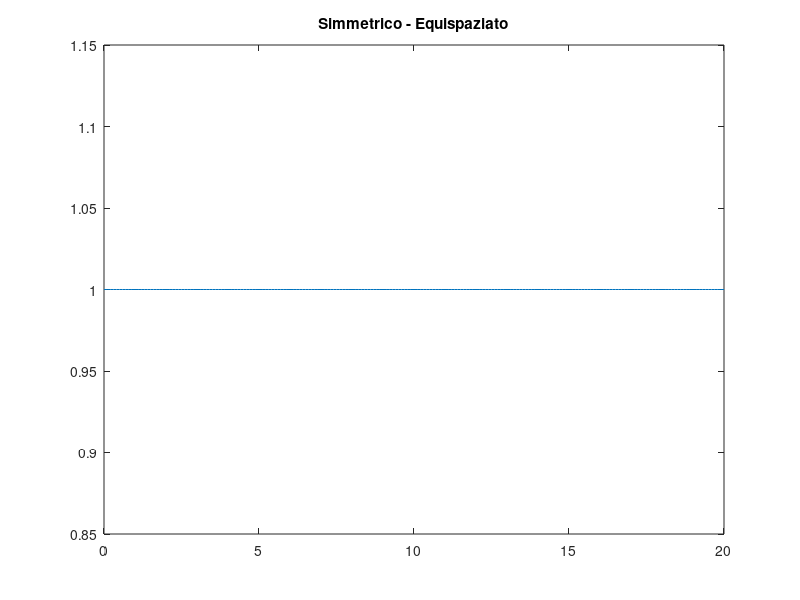
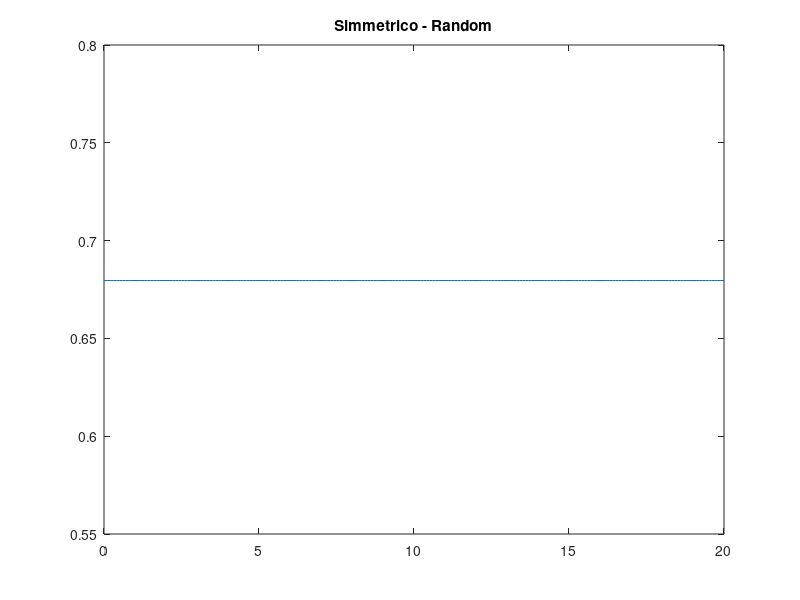
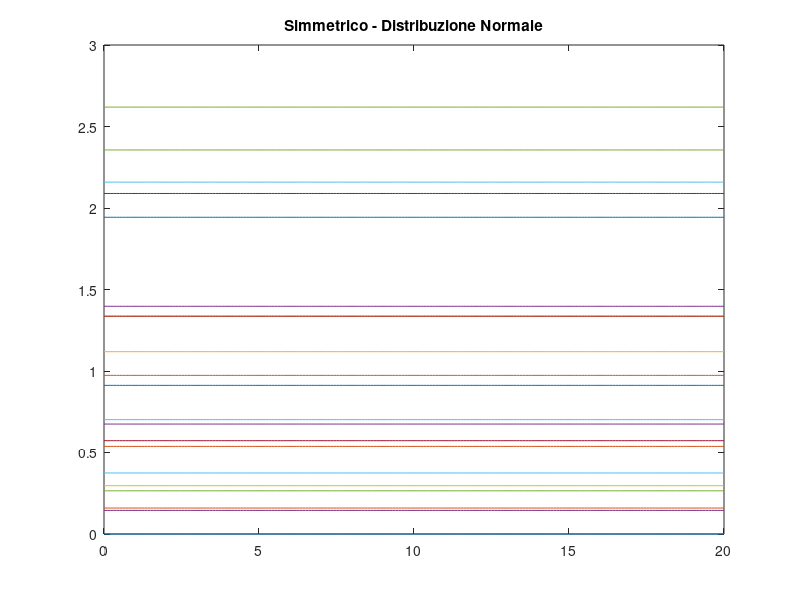
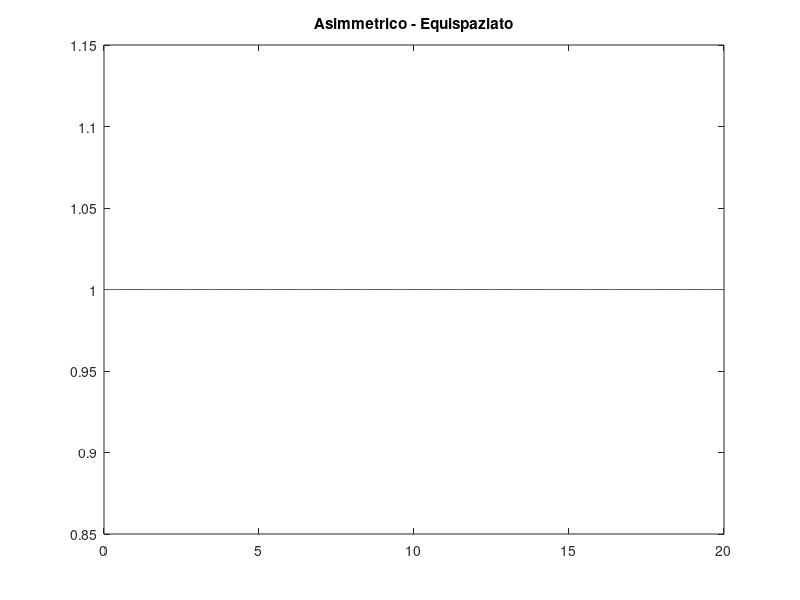

The MATLAB source for these figures, in order:
% Questo file è identico al file "modello_sociale", ma si cerca di
% analizzare, al variare dei parametri iniziali, i risultati

clear all; close all; clc; % pulisce un po' tutto (variabili, finestre aperte, 
% command windows)

dt = 0.1; % fisso il passo sul tempo
Tmax = 20; % fisso la fine del processo
t = 0:dt:Tmax; % creo il vettore tempo
colonne = length(t); % numero di punti temporali 

% input
prompt = "Quanti agenti sono in gioco? ";
n = input(prompt);
prompt = "Quale distanza di influenza si considera? ";
epsilon = input(prompt);

% valori che variano:
simmetriche = 1; % assume 1 per interazioni simmetriche, 0 per interazioni asimmetriche
input_pos = 1; % assume 1 per equispaziato, 2 per random, 3 per distribuzione normale
deviazione = 0.2; % deviazione standard

titoli = ['Simmetrico - Equispaziato', 'Simmetrico - Random', 'Simmetrico - Normale', 'Asimmetrico - Equispaziato', 'Asimmetrico - Random', 'Asimmetrico - Normale'];


for situazioneiniziale = 1:6
    
    % l'indice situazioneiniziale è sul vettore titoli. Modifico i
    % parametri affinché coincidano
    if situazioneiniziale < 4
        simmetriche = 1;
    elseif situazioneiniziale > 3
        simmetriche = 0;
    end
    if situazioneiniziale == 1 || situazioneiniziale == 4 % equispaziato
        input_pos = 1;
    elseif situazioneiniziale == 2 || situazioneiniziale == 5 % random
        input_pos = 2; 
    elseif situazioneiniziale == 3 || situazioneiniziale == 6 % normale
        input_pos = 3;
    end

    if input_pos == 3
        for deviazione=0:0.05:1
            % vettore delle posizioni iniziali
            x0 = zeros(n,1); % definisco un vettore colonna di n uni
            if input_pos == 1
                % POSIZIONE INIZIALE EQUISPAZIATA
                h = 1 / (n - 1); % passo
                x0(1) = 0;
                for i=2:n
                    x0(i) = x0(i-1) + h;
                end
            elseif input_pos == 2
                % POSIZIONE INIZIALE RANDOM
                x0 = rand(n,1);
            elseif input_pos == 3
                % POSIZIONE INIZIALE DISTRIBUZIONE NORMALE
                x0 = 0.5 + deviazione .* randn(n,1);
            end
            
            % vettore delle posizioni
            xtempo = zeros(n,colonne); % inizializzazione
            xtempo(:,1) = x0; % gli assegno i valori iniziali
            
            % applicazione del metodo di EE
            
            for indice=2:colonne
                % adesso lavoro con indice-1 per calcolare f(t(indice-1), x(indice-1))
                x = xtempo(:, indice - 1); % creo il vettore posizione al tempo indice - 1
                if simmetriche == 1
                    % creo la matrice A
                    A = zeros(n,n);
                    for i=1:n
                        for j=1:n
                            if abs(x(i)-x(j)) < epsilon
                                A(i,j) = 1 / n;
                            end
                        end
                    end 
                    % applico il metodo
                    f = zeros(n,1); % calcolo la funzione per il tempo (indice - 1)
                    for j=1:n
                        f = f + x(j) * A(:,j) - x(i) * A(:,j);
                    end
                    xtempo(:, indice) = x + dt * f; % applicazione di eulero
                elseif simmetriche == 0
                    % devo calcolare ora i vari sigma(i)
                    sigma = zeros(n,1);
                    for i=1:n
                        for j=1:n
                            if abs(x(i)-x(j)) < epsilon
                                sigma(i) = sigma(i) + 1;
                            end
                        end
                    end
                    % creo la matrice A
                    A = zeros(n,n);
                    for i=1:n
                        for j=1:n
                            if abs(x(i)-x(j)) < epsilon
                                A(i,j) = 1 / sigma(i);
                            end
                        end
                    end
                    % applico il metodo
                    f = zeros(n,1); % calcolo la funzione per il tempo (indice - 1)
                    for j=1:n
                        f = f + x(j) * A(:,j) - x(i) * A(:,j);
                    end
                    xtempo(:, indice) = x + dt * f; % applicazione di eulero
                end
            end
            
            variazioni = zeros(1, colonne);
            for indice = 1:colonne
                variazioni(indice) = abs(max(xtempo(:,indice)) - min(xtempo(:,indice)));
            end
            
                    figure(situazioneiniziale)
        plot(t,variazioni);
        if situazioneiniziale == 1
            title('Simmetrico - Equispaziato')
        elseif situazioneiniziale == 2
            title('Simmetrico - Random')
        elseif situazioneiniziale == 3
            title('Simmetrico - Distribuzione Normale')
        elseif situazioneiniziale == 4
            title('Asimmetrico - Equispaziato')
        elseif situazioneiniziale == 5
            title('Asimmetrico - Random')
        elseif situazioneiniziale == 6
            title('Asimmetrico - Distribuzione Normale')
        end
        hold on
        end
    else
        % vettore delle posizioni iniziali
        x0 = zeros(n,1); % definisco un vettore colonna di n uni
        if input_pos == 1
            % POSIZIONE INIZIALE EQUISPAZIATA
            h = 1 / (n - 1); % passo
            x0(1) = 0;
            for i=2:n
                x0(i) = x0(i-1) + h;
            end
        elseif input_pos == 2
            % POSIZIONE INIZIALE RANDOM
            x0 = rand(n,1);
        elseif input_pos == 3
            % POSIZIONE INIZIALE DISTRIBUZIONE NORMALE
            x0 = 0.5 + deviazione .* randn(n,1);
        end
        
        % vettore delle posizioni
        xtempo = zeros(n,colonne); % inizializzazione
        xtempo(:,1) = x0; % gli assegno i valori iniziali
        
        % applicazione del metodo di EE
        
        for indice=2:colonne
            % adesso lavoro con indice-1 per calcolare f(t(indice-1), x(indice-1))
            x = xtempo(:, indice - 1); % creo il vettore posizione al tempo indice - 1
            if simmetriche == 1
                % creo la matrice A
                A = zeros(n,n);
                for i=1:n
                    for j=1:n
                        if abs(x(i)-x(j)) < epsilon
                            A(i,j) = 1 / n;
                        end
                    end
                end 
                % applico il metodo
                f = zeros(n,1); % calcolo la funzione per il tempo (indice - 1)
                for j=1:n
                    f = f + x(j) * A(:,j) - x(i) * A(:,j);
                end
                xtempo(:, indice) = x + dt * f; % applicazione di eulero
            elseif simmetriche == 0
                % devo calcolare ora i vari sigma(i)
                sigma = zeros(n,1);
                for i=1:n
                    for j=1:n
                        if abs(x(i)-x(j)) < epsilon
                            sigma(i) = sigma(i) + 1;
                        end
                    end
                end
                % creo la matrice A
                A = zeros(n,n);
                for i=1:n
                    for j=1:n
                        if abs(x(i)-x(j)) < epsilon
                            A(i,j) = 1 / sigma(i);
                        end
                    end
                end
                % applico il metodo
                f = zeros(n,1); % calcolo la funzione per il tempo (indice - 1)
                for j=1:n
                    f = f + x(j) * A(:,j) - x(i) * A(:,j);
                end
                xtempo(:, indice) = x + dt * f; % applicazione di eulero
            end
        end
        
        variazioni = zeros(1, colonne);
        for indice = 1:colonne
            variazioni(indice) = abs(max(xtempo(:,indice)) - min(xtempo(:,indice)));
        end

        titoli = ['Simmetrico - Equispaziato', 'Simmetrico - Random', 'Simmetrico - Distribuzione Normale', 'Asimmetrico - Equispaziato', 'Asimmetrico - Random', 'Asimmetrico - Distribuzione Normale'];
        
        figure(situazioneiniziale)
        plot(t,variazioni);
        if situazioneiniziale == 1
            title('Simmetrico - Equispaziato')
        elseif situazioneiniziale == 2
            title('Simmetrico - Random')
        elseif situazioneiniziale == 3
            title('Simmetrico - Distribuzione Normale')
        elseif situazioneiniziale == 4
            title('Asimmetrico - Equispaziato')
        elseif situazioneiniziale == 5
            title('Asimmetrico - Random')
        elseif situazioneiniziale == 6
            title('Asimmetrico - Distribuzione Normale')
        end
        hold on
        
    end
end